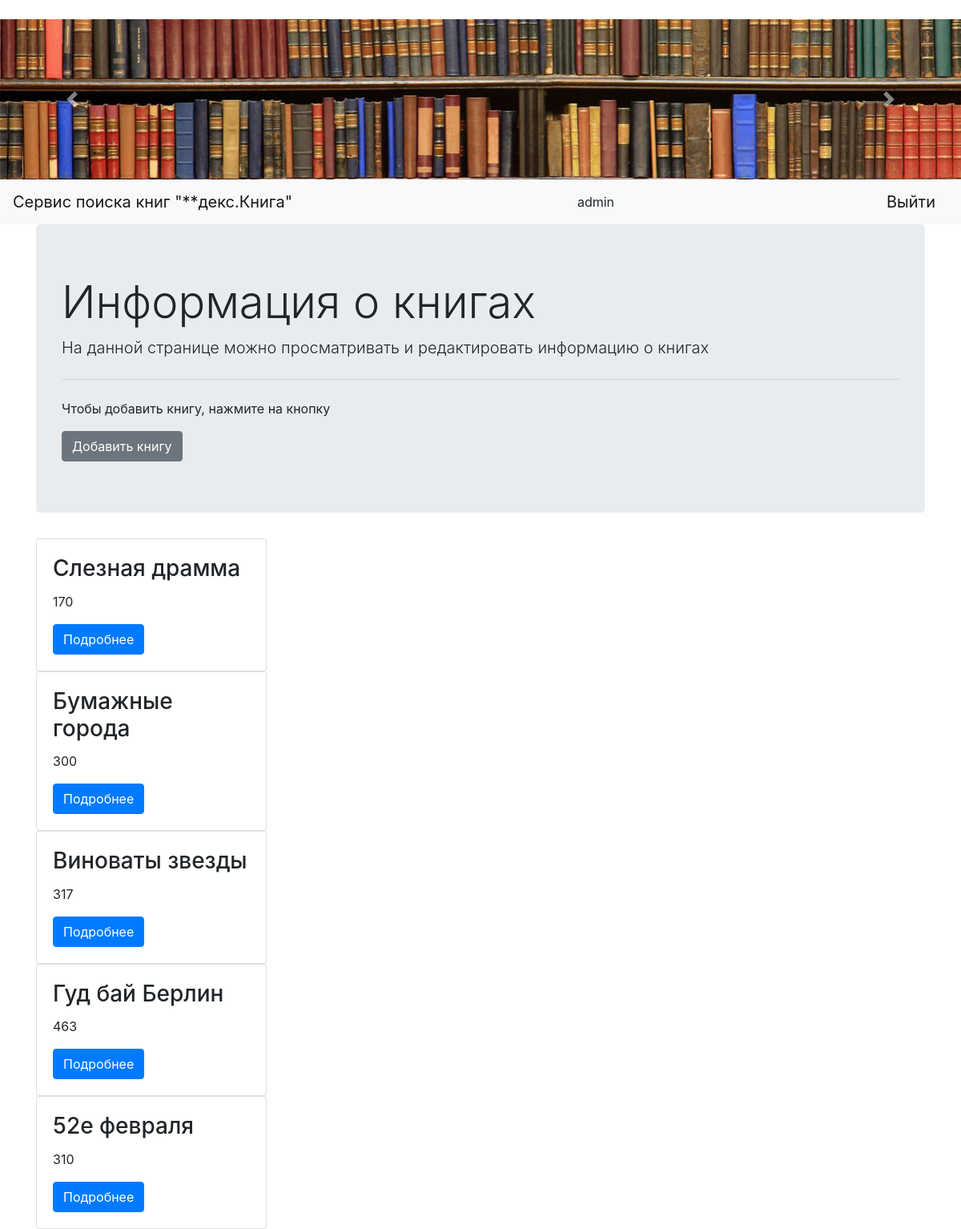
/book_admin (signed in), run on an earlier commit of the app's database.
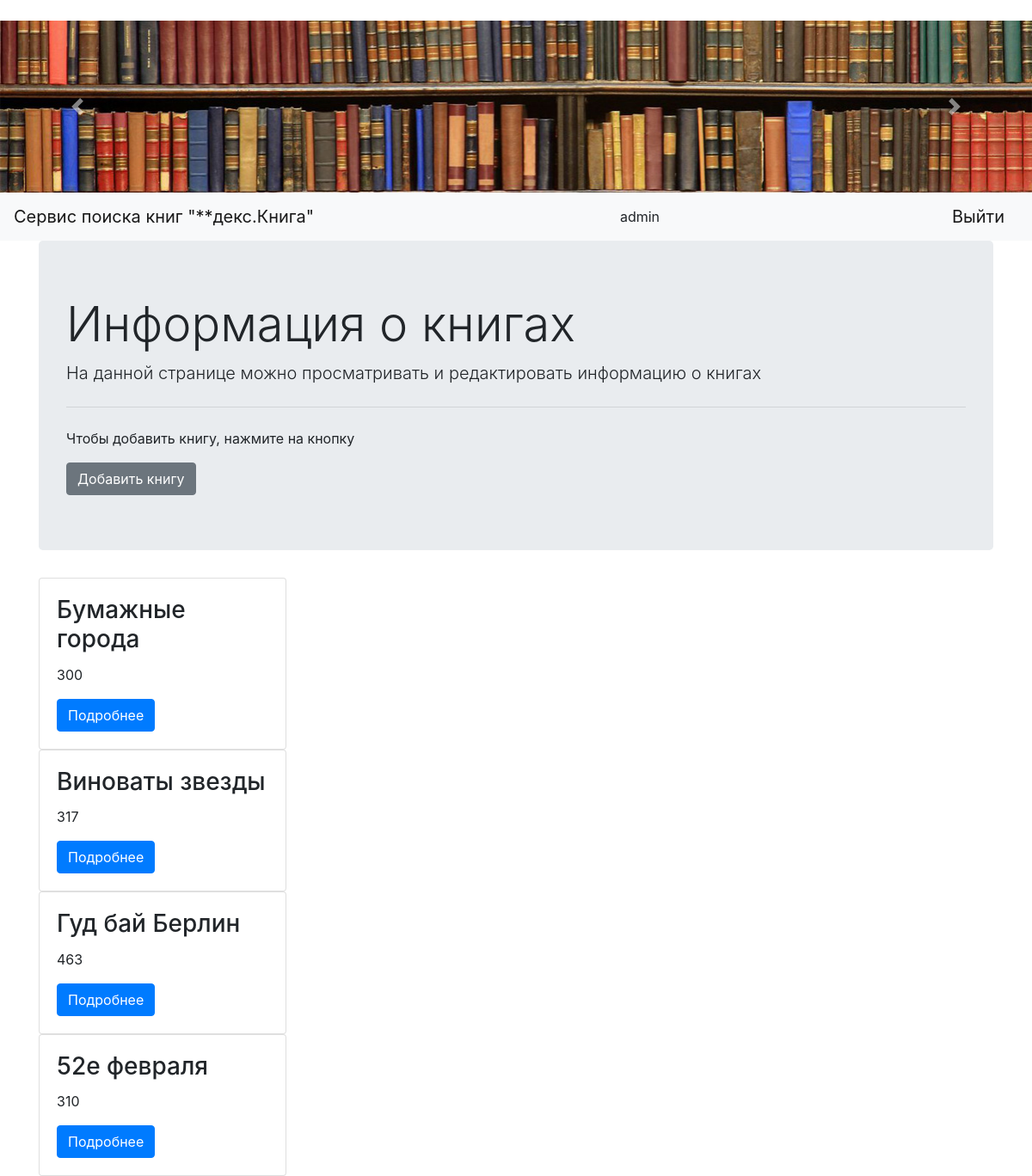
And on a later commit of the database.
### tables this page shows
CREATE TABLE books 
                            (book_id INTEGER PRIMARY KEY AUTOINCREMENT, 
                             model VARCHAR(20),
                             price INTEGER,
                             power INTEGER,
                             color VARCHAR(20),
                             dealer INTEGER
                        );

### index.py (the view)
@app.route('/book_admin', methods=['GET'])
def book_admin():
    if 'username' not in session:
        return redirect('/login')
    if session['username'] != 'admin':
        flash('Доступ запрещен')
        redirect('index')
    books = BooksModel(db.get_connection()).get_all()
    return render_template('book_admin.html',
                           username=session['username'],
                           title='Просмотр книг',
                           books=books)

### db.py (called while the page is built)
    def get_connection(self):
        return self.conn

### models.py (called while the page is built)
    def get_all(self):
        cursor = self.connection.cursor()
        cursor.execute("SELECT model, price, book_id FROM books")
        rows = cursor.fetchall()
        return rows

### templates/book_admin.html
﻿{% extends "base.html" %}
{% block content %}
    <div class="jumbotron">
      <h1 class="display-4">Информация о книгах</h1>
      <p class="lead">На данной странице можно просматривать и редактировать информацию о книгах</p>
      <hr class="my-4">
      <p>Чтобы добавить книгу, нажмите на кнопку</p>
        <a href="{{ url_for('add_book') }}">
            <button type="button" class="btn btn-secondary">Добавить книгу</button>
        </a>
    </div>
    {% for item in books %}
        <div class="card" style="width: 18rem;">
          <div class="card-body">
            <h3 class="card-title">{{ item[0] }}</h3>
            <p class="card-text">{{ item[1] }}</p>
            <a href="/book/{{ item[2] }}" class="btn btn-primary">Подробнее</a>
          </div>
        </div>
    {% endfor %}
{% endblock %}

### templates/base.html (shortened to what this page needs)
﻿<!doctype html>
<html lang="ru">
<head>
    <link rel="stylesheet" href="https://maxcdn.bootstrapcdn.com/bootstrap/4.0.0/css/bootstrap.min.css">
</head>
  <body>
    <header>
        <div id="carouselExampleControls" class="carousel slide" data-ride="carousel">
          <div class="carousel-inner">
            <div class="carousel-item active">
              <img class="d-block  w-100" src='{{url_for("static", filename="img/carousel-1.jpg")}}' alt="First slide">
            </div>
          </div>
          <a class="carousel-control-prev" href="#carouselExampleControls" role="button" data-slide="prev">
            <span class="carousel-control-prev-icon" aria-hidden="true"></span>
          </a>
          <a class="carousel-control-next" href="#carouselExampleControls" role="button" data-slide="next">
            <span class="carousel-control-next-icon" aria-hidden="true"></span>
          </a>
        </div>
      <nav class="navbar navbar-light bg-light">
        <a class="navbar-brand" href="/index">Сервис поиска книг "**декс.Книга"</a>
            {% if "username" in session %}
            {{ username }}
            <a class="navbar-brand" href="/logout">Выйти</a>
            {% endif %}
      </nav>
    </header>
    <main role="main" class="container">
        {% block content %}{% endblock %}
    </main>
  </body>
</html>

What changed in the data, as far as the page shows it:
removed books: model "Слезная драмма", price "170"
